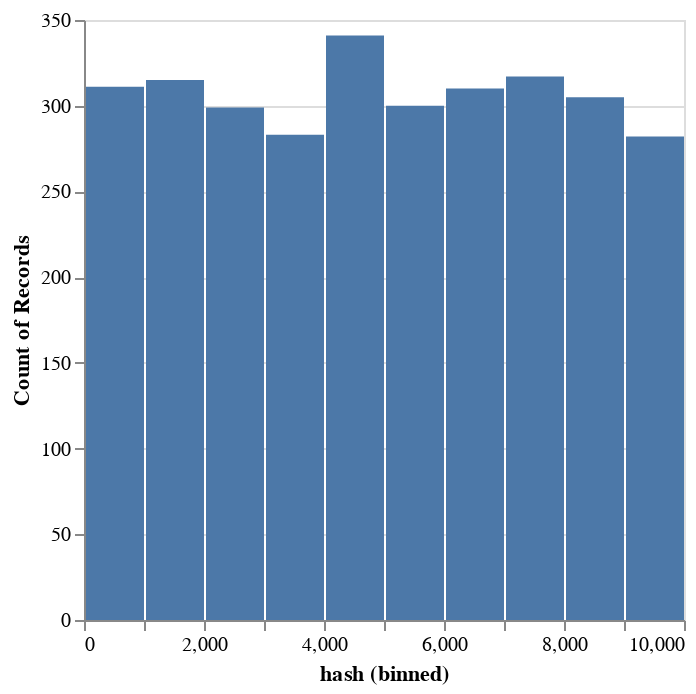

Notebook code for this chart:
### Code cell
data = data.with_columns(
    data["text"]
        .map_elements(
            lambda t:
            int(sha256(t.encode()).hexdigest(), 16) % 10000
        )
        .alias("hash")
)
data["hash"].plot.hist()

### Figure 1 — Vega-Lite specification as saved in the notebook (floating-point values rounded to 4 significant figures; data arrays with more than 128 entries replaced by an {"elided": "..."} marker saying what was removed)
{"config": {"view": {"continuousWidth": 300, "continuousHeight": 300}}, "data": {"name": "data-b09ea3710719181a4d6f60905388e5fc"}, "mark": {"type": "bar", "tooltip": true}, "encoding": {"x": {"bin": true, "field": "hash", "type": "quantitative"}, "y": {"aggregate": "count", "type": "quantitative"}}, "params": [{"name": "param_1", "select": {"type": "interval", "encodings": ["x", "y"]}, "bind": "scales"}], "$schema": "https://vega.github.io/schema/vega-lite/v5.20.1.json", "datasets": {"data-b09ea3710719181a4d6f60905388e5fc": {"elided": "3063 records"}}}
